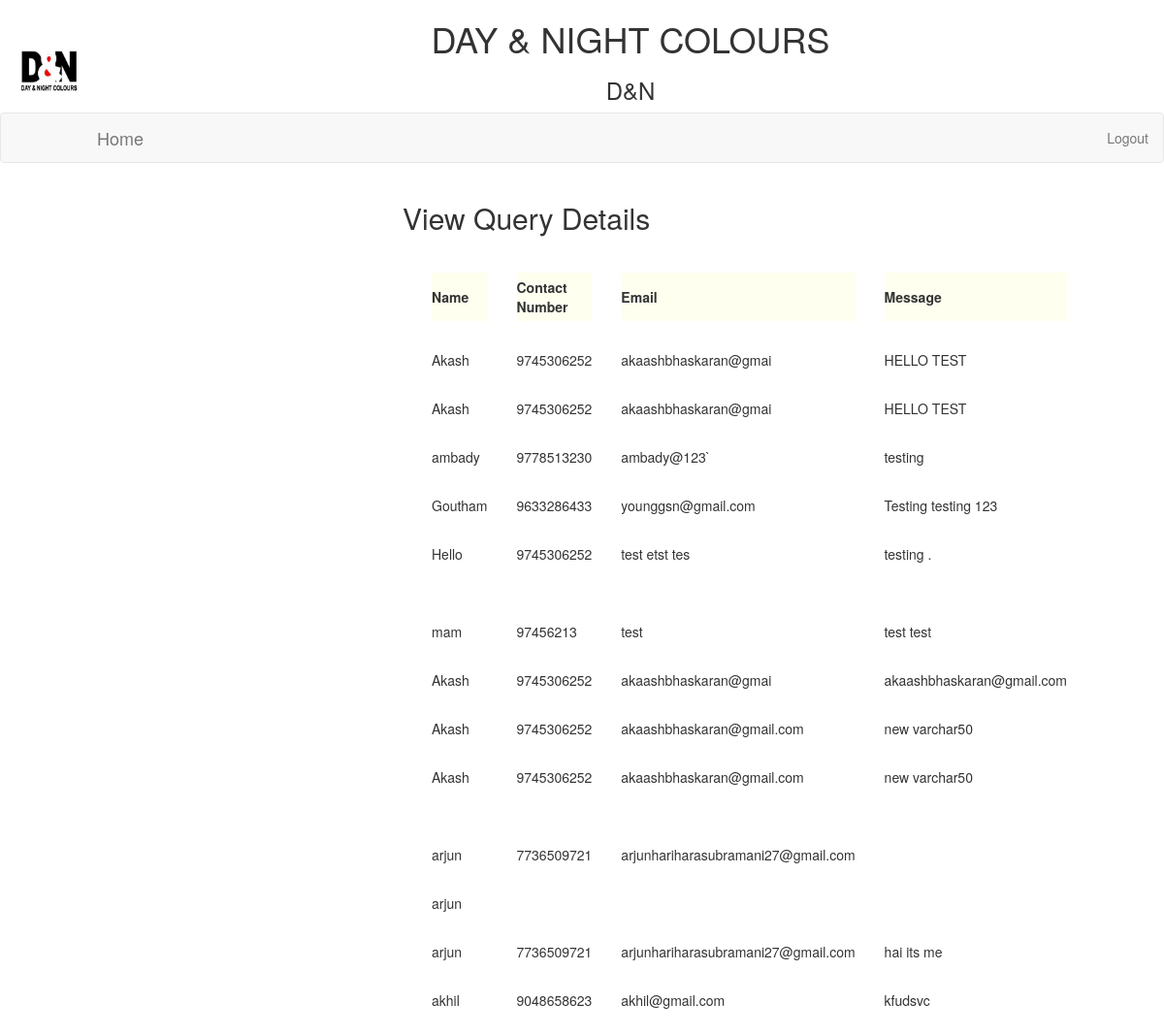
Page /admin_viewContactus.php on the committed database.
### tables this page shows
CREATE TABLE IF NOT EXISTS `enquiry` (
  `name` char(20) NOT NULL,
  `email` varchar(50) NOT NULL,
  `phno` varchar(20) NOT NULL,
  `msg` varchar(50) NOT NULL
);

### admin_viewContactus.php (the view, shortened to what this page needs)
<!DOCTYPE html>
<html>
<head>
<img src="logo1.jpg" style="width:100px;height:100px;"align="left">
    <div id="header">
        <h1 align="middle">DAY & NIGHT COLOURS</h1>
        <h3 align="middle">D&N</h3>
    </div>
    <link href="Content/bootstrap.min.css" rel="stylesheet" />
    <link href="Content/bootstrap.min.css" rel="stylesheet" />
    <nav class="navbar navbar-default" role="navigation">
        <div class="container-fluid">
            <div class="navbar-header">
                <a class="navbar-brand" href="home_admin.php">Home</a>
            </div>
           <ul class="nav navbar-nav navbar-right">
 <li><a href="index.php">Logout</a></li>
                </ul>
           </div>
    </nav>
</head>
<body>
    <div class="col-md-4"></div>
    <div class="col-md-4">
        <h2 style="align-items:center">
            View Query Details
        </h2>
        <table border="0" bordercolor="#FF0000"  class='datatable' align="center" style="border-collapse: separate; border-spacing: 30px;">
            <tr bgcolor="#FFFFF" height="50px">
                <th>Name</th>
                <th>Contact Number</th>
                <th>Email</th>
                <th>Message</th>
<?php
            $query = mysql_query("SELECT * FROM enquiry");
            $co=mysql_num_rows($query);
if($co>0){
        	while ($row = mysql_fetch_row($query)) {
		 	echo "<tr><td>$row[0]</td><td>$row[2]</td><td>$row[1]</td><td>$row[3]</td></tr>";
			?>
        <?php
            }
}
else{
	echo "<span class='message'>Currently no Results</span>";
	}
        ?>
</table>
</div>
</body>
</html>

### rows in the picture
enquiry: name "Akash", phno "9745306252", email "akaashbhaskaran@gmai", msg "HELLO TEST"
enquiry: name "Akash", phno "9745306252", email "akaashbhaskaran@gmai", msg "HELLO TEST"
enquiry: name "ambady", phno "9778513230", email "ambady@123`", msg "testing"
enquiry: name "Goutham", phno "9633286433", email "younggsn@gmail.com", msg "Testing testing 123"
enquiry: name "Hello", phno "9745306252", email "test etst tes", msg "testing ."
enquiry: name "mam", phno "97456213", email "test", msg "test test"
enquiry: name "Akash", phno "9745306252", email "akaashbhaskaran@gmai", msg "akaashbhaskaran@gmail.com"
enquiry: name "Akash", phno "9745306252", email "akaashbhaskaran@gmail.com", msg "new varchar50"
enquiry: name "Akash", phno "9745306252", email "akaashbhaskaran@gmail.com", msg "new varchar50"
enquiry: name "arjun", phno "7736509721", email "arjunhariharasubramani27@gmail.com"
enquiry: name "arjun"
enquiry: name "arjun", phno "7736509721", email "arjunhariharasubramani27@gmail.com", msg "hai its me"
enquiry: name "akhil", phno "9048658623", email "akhil@gmail.com", msg "kfudsvc"
